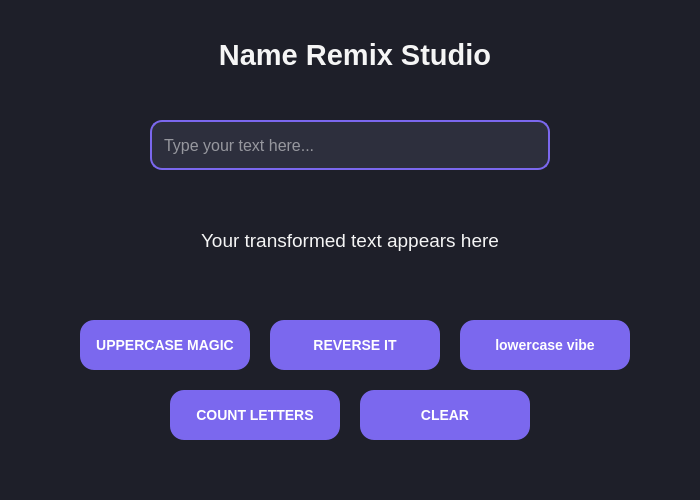
<?xml version="1.0" encoding="UTF-8"?>
<ui version="4.0">
 <class>MainWindow</class>
 <widget class="QMainWindow" name="MainWindow">
  <property name="geometry">
   <rect>
    <x>0</x>
    <y>0</y>
    <width>700</width>
    <height>500</height>
   </rect>
  </property>
  <property name="windowTitle">
   <string>Name Remix Studio</string>
  </property>
  <property name="styleSheet">
   <string notr="true">
QMainWindow {
    background-color: #1e1f29;
}

QLabel {
    color: #f5f5f5;
}

QLineEdit {
    background-color: #2d2f3d;
    color: white;
    border: 2px solid #7b68ee;
    border-radius: 12px;
    padding: 10px;
    font-size: 16px;
}

QPushButton {
    background-color: #7b68ee;
    color: white;
    border-radius: 14px;
    font-size: 14px;
    font-weight: bold;
}

QPushButton:hover {
    background-color: #937dff;
}

QPushButton:pressed {
    background-color: #5f4cd6;
}
   </string>
  </property>
  <widget class="QWidget" name="centralwidget">
   <widget class="QLabel" name="titleLabel">
    <property name="geometry">
     <rect>
      <x>180</x>
      <y>30</y>
      <width>350</width>
      <height>50</height>
     </rect>
    </property>
    <property name="font">
     <font>
      <pointsize>22</pointsize>
      <bold>true</bold>
     </font>
    </property>
    <property name="text">
     <string>Name Remix Studio</string>
    </property>
    <property name="alignment">
     <set>Qt::AlignCenter</set>
    </property>
   </widget>
   <widget class="QLineEdit" name="nameInput">
    <property name="geometry">
     <rect>
      <x>150</x>
      <y>120</y>
      <width>400</width>
      <height>50</height>
     </rect>
    </property>
    <property name="placeholderText">
     <string>Type your text here...</string>
    </property>
   </widget>
   <widget class="QLabel" name="resultLabel">
    <property name="geometry">
     <rect>
      <x>120</x>
      <y>210</y>
      <width>460</width>
      <height>60</height>
     </rect>
    </property>
    <property name="font">
     <font>
      <pointsize>14</pointsize>
     </font>
    </property>
    <property name="text">
     <string>Your transformed text appears here</string>
    </property>
    <property name="alignment">
     <set>Qt::AlignCenter</set>
    </property>
   </widget>
   <widget class="QPushButton" name="magicButton">
    <property name="geometry">
     <rect>
      <x>80</x>
      <y>320</y>
      <width>170</width>
      <height>50</height>
     </rect>
    </property>
    <property name="text">
     <string>UPPERCASE MAGIC</string>
    </property>
   </widget>
   <widget class="QPushButton" name="reverseButton">
    <property name="geometry">
     <rect>
      <x>270</x>
      <y>320</y>
      <width>170</width>
      <height>50</height>
     </rect>
    </property>
    <property name="text">
     <string>REVERSE IT</string>
    </property>
   </widget>
   <widget class="QPushButton" name="lowerButton">
    <property name="geometry">
     <rect>
      <x>460</x>
      <y>320</y>
      <width>170</width>
      <height>50</height>
     </rect>
    </property>
    <property name="text">
     <string>lowercase vibe</string>
    </property>
   </widget>
   <widget class="QPushButton" name="countButton">
    <property name="geometry">
     <rect>
      <x>170</x>
      <y>390</y>
      <width>170</width>
      <height>50</height>
     </rect>
    </property>
    <property name="text">
     <string>COUNT LETTERS</string>
    </property>
   </widget>
   <widget class="QPushButton" name="clearButton">
    <property name="geometry">
     <rect>
      <x>360</x>
      <y>390</y>
      <width>170</width>
      <height>50</height>
     </rect>
    </property>
    <property name="text">
     <string>CLEAR</string>
    </property>
   </widget>
  </widget>
 </widget>
 <resources/>
 <connections/>
</ui>
